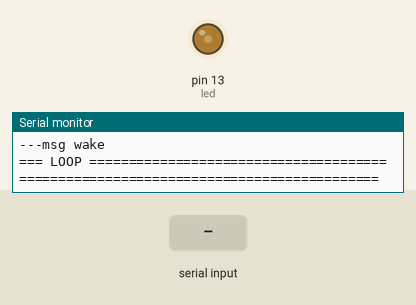
Recording of a sketch running on a simulated Arduino Mega 2560, built with avr-gcc and run on an emulated ATmega2560. Shown: output pins drawn as LEDs (lit = HIGH), the last lines printed to the serial monitor. The inputs (shaded band) are chosen by the test bench.

Above: at 8.2 s.
8.3 s: "1\n" received over Serial
At 9.1 s:
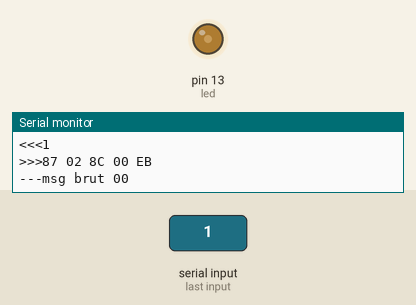
9.8 s: "1\n" received over the second serial link
At 10.5 s:
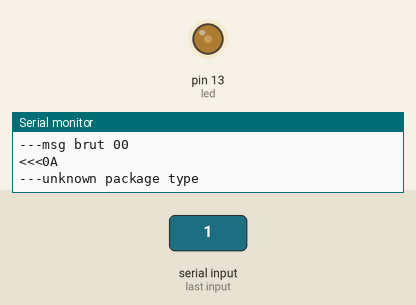
11.3 s: "0\n" received over Serial
At 12.5 s:
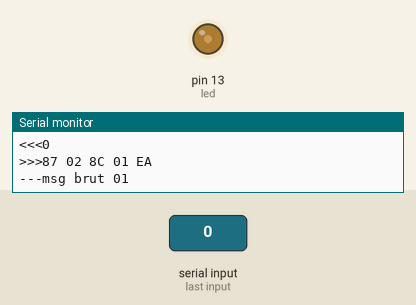
12.8 s: "2\n" received over Serial
At 13.8 s:
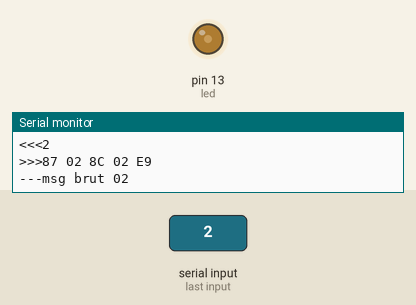
14.3 s: "0\n" received over the second serial link
At 15.1 s:
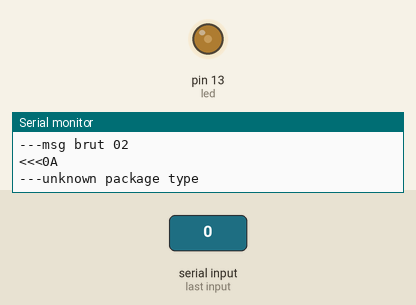
Timing chart, 0 to 16.8 s (numbered marks = the images above; inputs shaded):
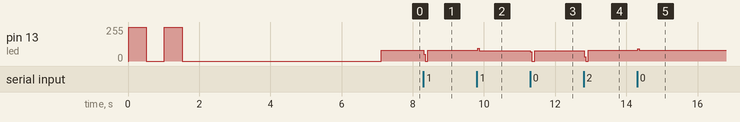

The sketch:

chatpad.ino
```cpp
static const int SUCCESS = 0;
static const int FAILURE = -1;

int package_handle();
int package_init();
int package_wake();

void printHex(byte* buffer, int len);
static const int led = 13;
static const int timeout_ms = 4;

void blink(int delay_ms){
  digitalWrite(led, HIGH);
  delay(delay_ms);
  digitalWrite(led, LOW);
  delay(delay_ms);
}

void setup() {
  // put your setup code here, to run once:
  Serial.begin(19200);
  while(not Serial) delay(1);
  Serial.print(' '); Serial.flush();
  Serial.println("=== SETUP ===================================================================================");
  Serial.println("Init");

  Serial1.begin(19200);
  Serial1.setTimeout(timeout_ms); // 15 to big 10 to smale  13  20 -> checksum error 4 fist packages
  pinMode(led, OUTPUT);
  blink(500);
  blink(500);
  delay(5000);

  Serial.println("---Start");
  package_init();
  package_wake();
  while( package_handle() == SUCCESS ) ;
  Serial.println("=== LOOP ====================================================================================");
}

void loop() {
  // put your main code here, to run repeatedly:
  static int result = 0;
  static char msg_brut[] = "\x87\x02\x8C\x00\x00";

  if( result == 0 ){


    if( Serial.available() ){
      String line = Serial.readStringUntil('\n');
      Serial.print("<<<"); Serial.println(line);

      if( msg_brut[3] == 0xFF ) result = 1;

      // calc checksum
      msg_brut[4] = ~(0x15 + msg_brut[3]) +1; // = sum * (-1)
      Serial.print(">>>"); printHex( (uint8_t*)msg_brut, 5); Serial.println();
      Serial.print("---msg brut "); printHex((uint8_t*)&msg_brut[3], 1); Serial.println("");
      Serial.println("");
      Serial1.write((uint8_t*)msg_brut, 5);
      Serial1.flush();

      delay(80);
      while( package_handle() == SUCCESS );

      if(msg_brut[3] <= 254) ++msg_brut[3];
    }
     while( package_handle() == SUCCESS );
  }
}
```

package.ino
```cpp
int package_check(byte* buffer, int len);
int package_analyse(byte* buffer, int len);

void printHex(byte* buffer, int len);
int status_check(byte* buffer, int len);
int status_decode(byte* buffer, int len);
int key_check(byte* buffer, int len);
int key_decode(byte* buffer, int len);


int package_handle(){
  const static byte package_start_len = 16;
  const static byte package_start[package_start_len] =
      { 0x0F, 0x1E, 0x2D, 0x3C,
        0x4B, 0x5A, 0x69, 0x78,
        0x87, 0x96, 0xA5, 0xB4,
        0xC3, 0xD2, 0xE1, 0xF0};
  const static byte start_version = 0x41;

  static const byte in_buffer_size = 32;
  byte in_buffer_len = 0;
  static byte in_buffer[in_buffer_size];

  static int timeouts = 0;
  byte read_bytes = 0;
  byte sum;

  // throw away bytes until we hit a start byte
  while( Serial1.available() ){
    byte front = Serial1.peek();
    byte masked_pos = ((front >> 4) & 0x0F);
    if( package_start[masked_pos] == front or start_version == front ) break;
    int read_front = Serial1.read();
    if(read_front == -1) return FAILURE;
  }

  // detect legth and read the rest of the package
  digitalWrite(led, HIGH);
  if( Serial1.available() ){
    in_buffer[0] = Serial1.peek();


    if( in_buffer[0] == start_version){
        in_buffer_len = Serial1.readBytes(in_buffer, 12);
    } else {
      byte masked_pos = ((in_buffer[0] >> 4) & 0x0F);
      if( package_start[masked_pos] == in_buffer[0] ){
        in_buffer_len = Serial1.readBytes(in_buffer, 2);
        // timeout
        if( in_buffer_len == 0 ) {
          // re init chatpad if 1 sec no communication happend; (Serial1.setTimeout(20) * 50) = 1000 ms
          if((1000/timeout_ms) <= ++timeouts){ package_init(); timeouts = 0; }
          return FAILURE;
        } else {
          timeouts = 0;
        }

        byte package_len = in_buffer[1] & 0x0F;
        if(package_len > 0){
          in_buffer_len += Serial1.readBytes(&in_buffer[2], package_len+1);

          // calc checksum
          for( int i = 0; i < package_len; i++){
            sum += in_buffer[2+i];
          }
          sum = (~sum + 1); // = sum * (-1)
          if( sum == in_buffer[in_buffer_len-1]) return FAILURE;
        }

      } else {
        in_buffer_len = Serial1.readBytes(in_buffer, in_buffer_size);
      }
    }
  }
  digitalWrite(led, LOW);
  if( in_buffer_len != 0 ) {
    Serial.print("<<<"); printHex( in_buffer, in_buffer_len); Serial.println();
    package_analyse(in_buffer, in_buffer_len);
    return SUCCESS;
  }

  return FAILURE;
}

int package_init(){
  static const char* msg_init = "\x87\x02\x8C\x1F\xCC";
  int len = Serial1.write((uint8_t*)msg_init, 5);
  if(5 != len){return FAILURE;}
  Serial1.flush();
  Serial.print(">>>"); printHex( (uint8_t*)msg_init, 5); Serial.println();
  Serial.println("---msg init");
  return SUCCESS;
}

int package_wake(){
  static const char* msg_wake = "\x87\x02\x8C\x1B\xD0";
  int len = Serial1.write((uint8_t*)msg_wake, 5);
  if(5 != len){return FAILURE;}
  Serial1.flush();
  Serial.print(">>>"); printHex( (uint8_t*)msg_wake, 5); Serial.println();
  Serial.println("---msg wake");
  return SUCCESS;
}

int package_analyse(byte* buffer, int len){
  switch(buffer[0]){
    case 0xA5: // status
    Serial.println("---status");
      status_decode(buffer, len);
      break;
    case 0xB4: // key press
      Serial.println("---key press");
      break;
    default:  // unknown
      Serial.println("---unknown package type");
      break;
  }

  return SUCCESS;
}
```

package_status.ino
```cpp
int package_wake();
// A5 45 F0 04 00 04 04 1A
//          03 - standby
//          04 - active
//             00 - light off
//             80 - light on
//                0F 0F - init count

int status_decode(byte* buffer, int len){
  Serial.print("---awake ");
  Serial.print( ((buffer[3] & 0x0F) == 0x03) ? "no " : ((buffer[3] & 0x0F) == 0x04) ? "yes" : "???" );
  Serial.print(" - light ");
  Serial.print( ((buffer[4] & 0xF0) == 0x00) ? "off" : ((buffer[4] & 0xF0) == 0x80) ? "on " : "???" );
  Serial.print(" - activations: ");
  Serial.print((int) buffer[5]);
  Serial.println("");

  // assert(buffer[5] != buffer[6])

  switch(buffer[3] & 0x0F){
    case 0x03:
      package_wake();
      break;
  }

  return SUCCESS;
}
```

print.ino
```cpp
void printHex(byte* buffer, int len){
  for(int i = 0; i < len; i++){
    uint8_t nr = buffer[i];
    if(nr < 0x10) { Serial.print("0"); }
    Serial.print(nr, HEX);
    Serial.print(' ');
  }
}
```

Measured:
- after the input at 8.3 s, pin 13 (led): 79/255 → 0/255 at once, → 79/255 0.11 s later
- after the input at 9.8 s, pin 13 (led): 79/255 → 78/255 at once
- after the input at 11.3 s, pin 13 (led): 78/255 → 0/255 at once, → 78/255 0.12 s later
- after the input at 12.8 s, pin 13 (led): 78/255 → 79/255 at once
- after the input at 14.3 s, pin 13 (led): 79/255 → 93/255 at once, → 79/255 0.04 s later
